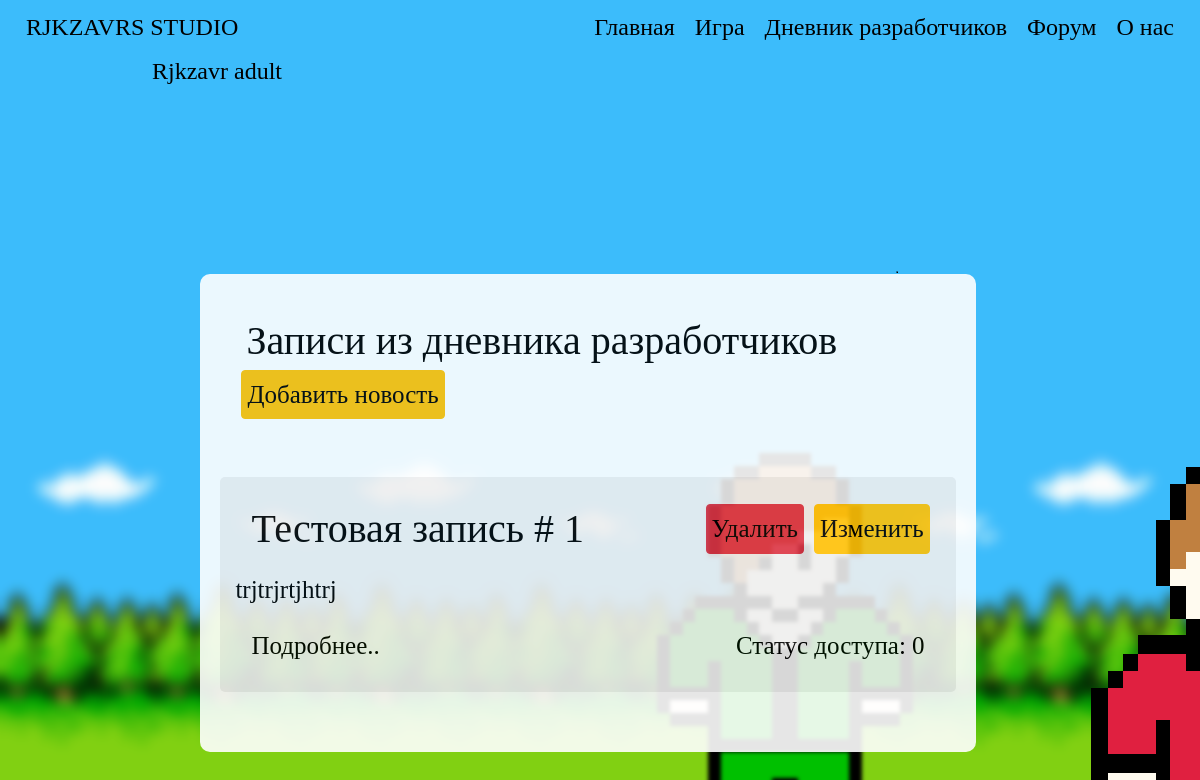
Page /DevelopersDiary/ (signed in) on the committed database.
### data/users.py (models this page shows, shortened)
class User(SqlAlchemyBase, UserMixin, SerializerMixin):
    __tablename__ = 'user'
    id = sqlalchemy.Column(sqlalchemy.Integer, primary_key=True, autoincrement=True)
    surname = sqlalchemy.Column(sqlalchemy.String, nullable=True)
    name = sqlalchemy.Column(sqlalchemy.String, nullable=True)
    age = sqlalchemy.Column(sqlalchemy.Integer, nullable=True)
    nickname = sqlalchemy.Column(sqlalchemy.String, nullable=True)
    email = sqlalchemy.Column(sqlalchemy.String, index=True, unique=True, nullable=True)
    hashed_password = sqlalchemy.Column(sqlalchemy.String, nullable=True)
    created_date = sqlalchemy.Column(sqlalchemy.DateTime)
    status = sqlalchemy.Column(sqlalchemy.Integer, nullable=True, default=0)
    background_image_id = sqlalchemy.Column(sqlalchemy.Integer, nullable=True, default=0)
    publications = orm.relation('Publications')
    developers_diary = orm.relation('DevelopersDiary')
    comments = orm.relation('Comments')

### data/developers_diary.py (models this page shows)
class DevelopersDiary(SqlAlchemyBase, SerializerMixin):
    __tablename__ = 'developers_diary'
    id = sqlalchemy.Column(sqlalchemy.Integer, primary_key=True, autoincrement=True)
    header = sqlalchemy.Column(sqlalchemy.String, nullable=True)
    body = sqlalchemy.Column(sqlalchemy.String, nullable=True)
    good_marks = sqlalchemy.Column(sqlalchemy.Integer, nullable=True, default=0)
    bad_marks = sqlalchemy.Column(sqlalchemy.Integer, nullable=True, default=0)
    created_date = sqlalchemy.Column(sqlalchemy.DateTime)
    comments = orm.relation('Comments')
    availability_status = sqlalchemy.Column(sqlalchemy.Integer, nullable=True, default=0)
    author_id = sqlalchemy.Column(sqlalchemy.Integer, sqlalchemy.ForeignKey("user.id"))
    author = orm.relation('User')

### run.py (the view)
@app.route("/DevelopersDiary/")
def list_developers_diary():
    status = 0
    if current_user.is_authenticated:
        status = current_user.status + 1
    session = db_session.create_session()
    ds_diary = session.query(DevelopersDiary).all()
    session.close()
    return render_template("/DevelopersDiarys.html", ds_diary=ds_diary, status=status, user=current_user,
                           style=url_for('static', filename='css/style.css'),
                           bgimg=url_for('static', filename='img/background_img_1.png'))

### data/db_session.py (called while the page is built)
def create_session() -> Session:
    global __factory
    return __factory()

### run.py (called while the page is built)
@login_manager.user_loader
def load_user(user_id):
    session = db_session.create_session()
    return session.query(User).get(user_id)

### templates/DevelopersDiarys.html
{% extends "base.html" %}
{% block content %}
<div class="title">
    {% if status >= 2%}
    <div class="navbar">
        <div>
            <h1 class="title-text">Записи из дневника разработчиков</h1>
        </div>
        <div>
            <a href="/DevelopersDiaryAdd" class="btn btn-warning diary-text">Добавить новость</a>
        </div>
    </div>
    {% else %}
    <div class="navbar">
        <h1 class="title-text">Записи из дневника разработчиков</h1>
    </div>
    {% endif %}
</div>
<div>
    {% for publication in ds_diary %}
    {% if status >= publication.availability_status %}
    <div class="publication-block-header">
        <div class="right-column-block">
            <div class="navbar">
                <div class="diary-left-title">
                    <h1 class="diary-title">
                        {{publication.header}}
                    </h1>
                </div>
                {% if status >= 2 %}
                <div class="diary-right-title">
                    <a href="/developers_diary_change/{{ publication.id }}"
                       class="btn btn-warning diary-text">Изменить</a>
                    <a href="/developers_diary_delete/{{ publication.id }}"
                       class="btn btn-danger diary-text">Удалить</a>
                </div>
                {% endif %}
            </div>
            <div>
                <p class="diary-text">
                    {{publication.body.split("\n")[0]}}
                </p>
            </div>
            <div class="navbar">
                <div>
                    <a href="/DevelopersDiaryPublication/{{publication.id}}">
                        <p class="diary-text">Подробнее..</p>
                    </a>
                </div>
                {% if status >= 2 %}
                <div>
                    <p class="diary-text">Статус доступа: {{publication.availability_status}}</p>
                </div>
                {% endif %}
            </div>
        </div>
    </div>
    {% endif %}
    {% endfor %}
</div>
{% endblock %}

### templates/base.html (shortened to what this page needs)
<!doctype html>
<html lang="ru">
<head>
    <link rel="stylesheet"
          href="https://stackpath.bootstrapcdn.com/bootstrap/4.4.1/css/bootstrap.min.css"
>
    <link rel="stylesheet" href={{style}}>
</head>
<body>
<header class="navbar navbar-light">
    <div class="left-head">
        <a href="/about/"><h4 class="asd">RJKZAVRS STUDIO</h4></a>
    </div>
    <div class="center-head">
        <div>
            <a href="/" class="header-a"><h4 class="asd">Главная</h4></a>
            <a href="/" class="header-a"><h4 class="asd">Игра</h4></a>
            <a href="/DevelopersDiary" class="header-a"><h4 class="asd">Дневник разработчиков</h4></a>
            <a href="/" class="header-a"><h4 class="asd">Форум</h4></a>
            <a href="/about/" class="header-a"><h4 class="asd">О нас</h4></a>
        </div>
    </div>
    <div class="right-head">
        {% if current_user.is_authenticated %}
        <a class="navbar-brand" href="/account"><h4 class="asd">{{ current_user.nickname }}</h4></a>
        {% else %}
        <a href="/login"><h4 class="asd">Войти</h4></a>
        <a href="/register"><h4 class="asd">Зарегестрироваться</h4></a>
        {% endif %}
    </div>
</header>
<main role="main">
    <div class="main-block">
        <div class="center-column">
            <div class="center-column-block">
                {% block content %}{% endblock %}
            </div>
        </div>
    </div>
</main>
</body>
</html>

### static/css/style.css (style rules this page uses)
p { text-decoration: none; }
header { margin-bottom: 170px; }
main { align: center; width: 100%; }
.header-a { float: left; }
a { text-decoration: none; }
div.main-block { width: 85%; display: flex; margin-left: 15%; align: center; margin-bottom: 70px; }
div.publication-block-header { flex-basis: 98%; background: #efefef; border-radius: 5px; margin-bottom: 30px; }
.asd { font-family: 'Comfortaa', cursive; font-weight: 100; font-style: inherit; color: #000; position: relative; padding: 5px 5px; margin: 0 5px; }
.title-text { font-family: 'Comfortaa', cursive; font-weight: 100; font-style: inherit; color: #000; position: relative; padding: 5px 5px; margin: 0 5px; }
.diary-title { font-family: 'Comfortaa', cursive; font-weight: 100; font-style: inherit; color: #000; text-align: left; padding: 5px 5px; margin: 0 5px; text-align: left; }
.diary-text { font-size: 25px; font-family: 'Comfortaa', cursive; font-weight: 100; font-style: inherit; color: #000; position: relative; padding: 5px 5px; margin: 0 5px; }
.diary-left-title { width: 70%; }
.diary-right-title { width: 30%; display: -webkit-flex; -webkit-flex-direction: row-reverse; display: flex; flex-direction: row-reverse; }
div.left-head { width: 25%; }
div.center-head { display: flex; align: center; }
div.right-head { width: 25%; display: -webkit-flex; -webkit-flex-direction: row-reverse; display: flex; flex-direction: row-reverse; }
div.center-column { border-radius: 10px; opacity: 1; background: #fff; align: left; width: 76%; margin-left: 2%; margin-right: 20px; opacity: 0.9; }
div.center-column-block { padding: 30px 20px; }
div.right-column-block { padding: 15px 5px; }
div.title { display: block; text-align: center; margin-bottom: 50px; }

### rows in the picture
User: nickname "Rjkzavr adult"
DevelopersDiary: header "Тестовая запись # 1", body "trjtrjrtjhtrj", availability_status "0"
